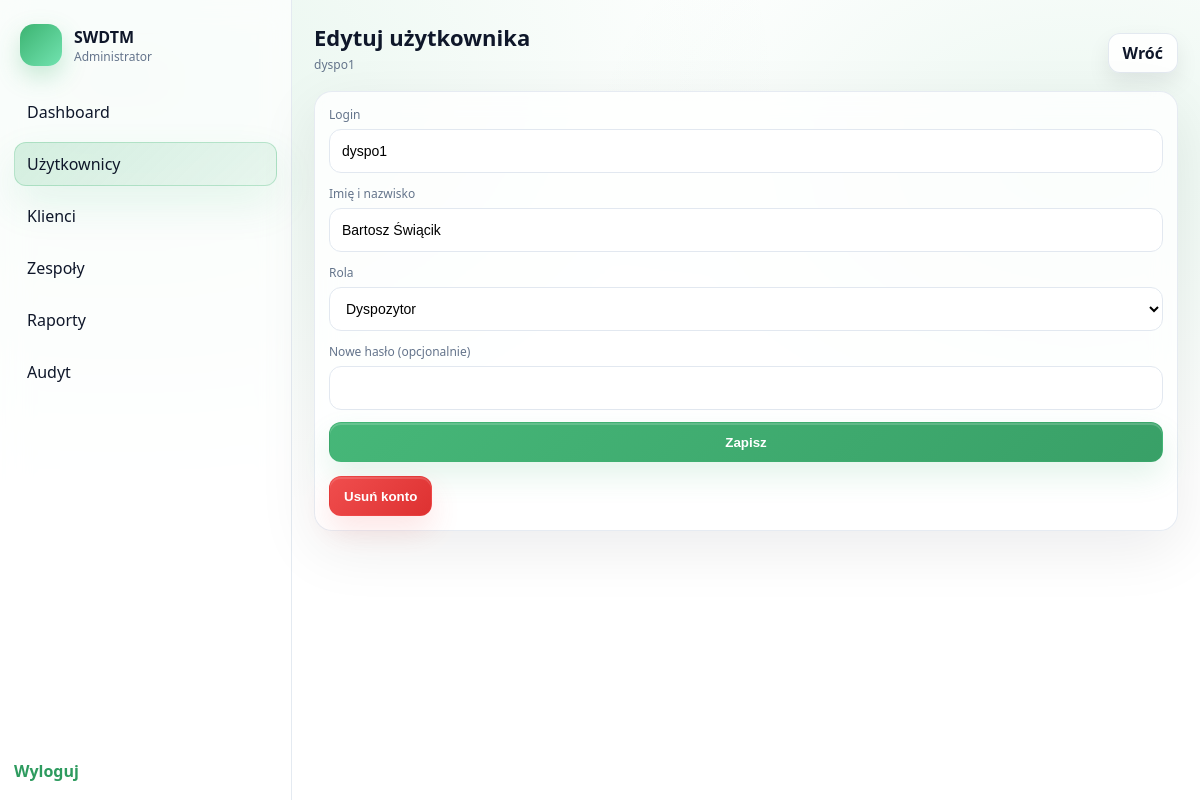
The page /SWDTM/public/admin/users_edit.php?id=2 (signed in) on the database its author committed.
### tables this page shows
CREATE TABLE `users` (
  `id` int(10) UNSIGNED NOT NULL,
  `username` varchar(50) NOT NULL,
  `full_name` varchar(120) DEFAULT NULL,
  `password_hash` varchar(255) NOT NULL,
  `role` enum('admin','dispatcher','team','management') NOT NULL DEFAULT 'admin',
  `last_login_at` datetime DEFAULT NULL,
  `created_at` datetime NOT NULL DEFAULT current_timestamp(),
  `updated_at` datetime NOT NULL DEFAULT current_timestamp() ON UPDATE current_timestamp()
);

### SWDTM/src/auth.php (called while the page is built, shortened)
<?php
function base_path(): string
{
    $host = $_SERVER['HTTP_X_FORWARDED_HOST'] ?? ($_SERVER['HTTP_HOST'] ?? '');
    $host = is_string($host) ? $host : '';
    $script = $_SERVER['SCRIPT_NAME'] ?? '';
    $script = is_string($script) ? $script : '';
    $uri = $_SERVER['REQUEST_URI'] ?? '';
    $uri = is_string($uri) ? $uri : '';
    $pos = strpos($script, '/public/');
    if ($pos !== false) {
        return substr($script, 0, $pos) . '/public';
    }
    return '';
}
function url(string $path): string
{
    return base_path() . $path;
}

### SWDTM/public/admin/users_edit.php (the view, shortened to what this page needs)
<?php
require __DIR__ . '/../../src/auth.php';
$pdo = db();
$id = $_GET['id'] ?? null;
$id = is_string($id) ? (int)$id : (is_int($id) ? $id : 0);
$stmt = $pdo->prepare('SELECT id, username, full_name, role, last_login_at, created_at FROM users WHERE id = :id LIMIT 1');
$stmt->execute([':id' => $id]);
$user = $stmt->fetch();
?><!doctype html>
<html lang="pl">
<head>
    <link rel="stylesheet" href="<?= htmlspecialchars(url('/assets/app.css'), ENT_QUOTES, 'UTF-8') ?>">
</head>
<body>
    <div class="app">
        <aside class="sidebar">
            <div class="sidebar-header">
                <div class="brand-mark"></div>
                <div>
                    <div class="sidebar-title">SWDTM</div>
                    <div class="sidebar-subtitle">Administrator</div>
                </div>
            </div>
            <nav class="nav">
                <a class="nav-item" href="<?= htmlspecialchars(url('/admin'), ENT_QUOTES, 'UTF-8') ?>">Dashboard</a>
                <a class="nav-item is-active" href="<?= htmlspecialchars(url('/admin/users'), ENT_QUOTES, 'UTF-8') ?>">Użytkownicy</a>
                <a class="nav-item" href="<?= htmlspecialchars(url('/admin/clients'), ENT_QUOTES, 'UTF-8') ?>">Klienci</a>
                <a class="nav-item" href="<?= htmlspecialchars(url('/admin/teams'), ENT_QUOTES, 'UTF-8') ?>">Zespoły</a>
                <a class="nav-item" href="<?= htmlspecialchars(url('/admin/reports'), ENT_QUOTES, 'UTF-8') ?>">Raporty</a>
                <a class="nav-item" href="<?= htmlspecialchars(url('/admin/audit'), ENT_QUOTES, 'UTF-8') ?>">Audyt</a>
            </nav>
            <div class="sidebar-footer">
                <a class="link" href="<?= htmlspecialchars(url('/logout'), ENT_QUOTES, 'UTF-8') ?>">Wyloguj</a>
            </div>
        </aside>
        <main class="main">
            <header class="topbar">
                <div>
                    <div class="page-title">Edytuj użytkownika</div>
                    <div class="page-subtitle"><?= htmlspecialchars((string)$user['username'], ENT_QUOTES, 'UTF-8') ?></div>
                </div>
                <a class="btn-secondary" href="<?= htmlspecialchars(url('/admin/users'), ENT_QUOTES, 'UTF-8') ?>">Wróć</a>
            </header>
            <div class="panel">
                <div class="panel-body">
                    <form class="form" method="post" action="<?= htmlspecialchars(url('/admin/users/edit?id=' . (int)$user['id']), ENT_QUOTES, 'UTF-8') ?>">
                        <label class="field">
                            <span class="label">Login</span>
                            <input class="input" type="text" name="username" value="<?= htmlspecialchars((string)$user['username'], ENT_QUOTES, 'UTF-8') ?>" required>
                        </label>
                        <label class="field">
                            <span class="label">Imię i nazwisko</span>
                            <input class="input" type="text" name="full_name" value="<?= htmlspecialchars((string)($user['full_name'] ?? ''), ENT_QUOTES, 'UTF-8') ?>" required>
                        </label>
                        <label class="field">
                            <span class="label">Rola</span>
                            <select class="input" name="role" required>
                                <option value="dispatcher" <?= ((string)$user['role'] === 'dispatcher') ? 'selected' : '' ?>>Dyspozytor</option>
                            </select>
                        </label>
                        <label class="field">
                            <span class="label">Nowe hasło (opcjonalnie)</span>
                            <input class="input" type="password" name="new_password" value="">
                        </label>
                        <button class="btn-primary" type="submit">Zapisz</button>
                    </form>
                    <div style="height:14px"></div>
                    <form id="delete-user-form" method="post" action="<?= htmlspecialchars(url('/admin/users/edit?id=' . (int)$user['id']), ENT_QUOTES, 'UTF-8') ?>">
                        <button class="btn-danger" type="button" data-modal-open="delete-user">Usuń konto</button>
                    </form>
                </div>
            </div>
        </main>
    </div>
</body>
</html>

### SWDTM/public/assets/app.css (style rules this page uses)
:root { --bg:#ffffff; --text:#0f172a; --muted:#64748b; --line:#e2e8f0; --accent:#3CB371; --accent-2:#2e9b5f; --shadow:0 20px 60px rgba(2,6,23,.12); --shadow-sm:0 10px 28px rgba(2,6,23,.10); --shadow-xs:0 6px 18px rgba(2,6,23,.08); --shadow-lg:0 28px 80px rgba(2,6,23,.14); --surface:rgba(255,255,255,.82); --radius:16px; }
* { box-sizing:border-box }
html { height:100% }
body { min-height:100vh;min-height:100svh;min-height:100dvh;overflow-y:auto }
body { margin:0; font-family: ui-sans-serif, system-ui, -apple-system, Segoe UI, Roboto, Arial, "Noto Sans", "Liberation Sans", sans-serif; color:var(--text); background: radial-gradient(1200px 800px at 10% 10%, rgba(60,179,113,.12), transparent 55%), radial-gradient(900px 600px at 90% 20%, rgba(60,179,113,.10), transparent 55%), var(--bg); }
.brand-mark { width:42px;height:42px;border-radius:14px;background:linear-gradient(135deg,var(--accent),#72e3b0);box-shadow:0 10px 24px rgba(60,179,113,.28) }
.form { display:grid;gap:12px }
.field { display:grid;gap:6px }
.label { font-size:12px;color:var(--muted) }
.input { height:44px; border-radius:12px; border:1px solid var(--line); padding:0 12px; font-size:14px; outline:none; background:#fff; }
.btn-primary,.btn-secondary,.btn-danger { display:inline-flex;align-items:center;justify-content:center;gap:8px;height:40px;padding:0 14px;border-radius:12px;text-decoration:none;font-weight:750;cursor:pointer;user-select:none;transition: transform .12s ease, box-shadow .12s ease, filter .12s ease, background .12s ease, border-color .12s ease }
.btn-primary { border:1px solid rgba(60,179,113,.30);color:#fff;background:linear-gradient(135deg,rgba(60,179,113,.95),rgba(46,155,95,.95));box-shadow:0 14px 30px rgba(60,179,113,.14), 0 2px 0 rgba(255,255,255,.18) inset }
.btn-secondary { border:1px solid rgba(226,232,240,.95);background:rgba(255,255,255,.90);color:var(--text);box-shadow:0 10px 22px rgba(2,6,23,.08) }
.btn-danger { border:1px solid rgba(239,68,68,.28);color:#fff;background:linear-gradient(135deg,rgba(239,68,68,.95),rgba(220,38,38,.95));box-shadow:0 14px 30px rgba(239,68,68,.14), 0 2px 0 rgba(255,255,255,.14) inset }
.app { min-height:100vh;min-height:100svh;min-height:100dvh;display:grid;grid-template-columns:292px 1fr }
.sidebar { background:rgba(255,255,255,.70); border-right:1px solid rgba(226,232,240,.90); backdrop-filter: blur(14px); padding:18px 14px; display:flex; flex-direction:column; gap:16px; }
.sidebar-header { display:flex;align-items:center;gap:12px;padding:6px 6px 0 }
.sidebar-title { font-weight:900 }
.sidebar-subtitle { font-size:12px;color:var(--muted) }
.nav { display:grid;gap:8px;margin-top:8px }
.nav-item { text-decoration:none; color:var(--text); padding:10px 12px; border-radius:12px; border:1px solid rgba(226,232,240,.0); background:rgba(255,255,255,.0); transition: background .12s ease, border-color .12s ease, box-shadow .12s ease, transform .12s ease; }
.nav-item.is-active { background:linear-gradient(135deg, rgba(60,179,113,.20), rgba(60,179,113,.10));border-color:rgba(60,179,113,.28);box-shadow:0 18px 40px rgba(60,179,113,.12) }
.sidebar-footer { margin-top:auto;display:grid;gap:10px }
.link { color:var(--accent-2);text-decoration:none;font-weight:700 }
.main { padding:22px }
.topbar { display:flex;justify-content:space-between;align-items:flex-end;margin-bottom:18px }
.page-title { font-size:22px;font-weight:900 }
.page-subtitle { font-size:12px;color:var(--muted);margin-top:4px }
.panel { border:1px solid rgba(226,232,240,.85);border-radius:18px;background:rgba(255,255,255,.78);backdrop-filter: blur(12px);box-shadow:0 18px 60px rgba(2,6,23,.08) }
.panel-body { padding:14px }

### rows shown on the page
users: username "dyspo1", full_name "Bartosz Świącik", role "Dyspozytor"
